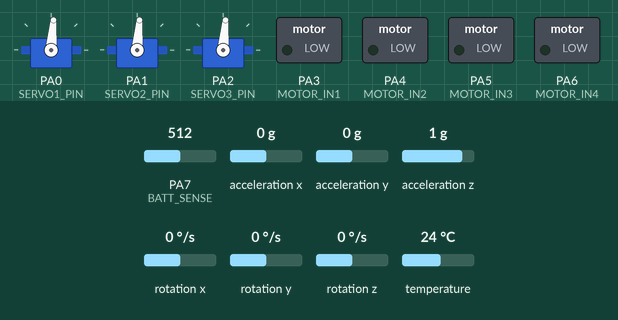
Simulated run of this sketch. Board: STM32 Blue Pill. Parts: 3 × servo, switched loads named in the sketch (green lamp = pin HIGH). The inputs (shaded band) are chosen by the test bench; at power-on: acceleration x 0 g, acceleration y 0 g, acceleration z 1 g, PA7 (BATT_SENSE) = 512, rotation x 0 °/s, rotation y 0 °/s, rotation z 0 °/s, temperature 24 °C.

Above: at 1.2 s.
1.3 s: acceleration x set to -1.4 g
At 2.2 s:
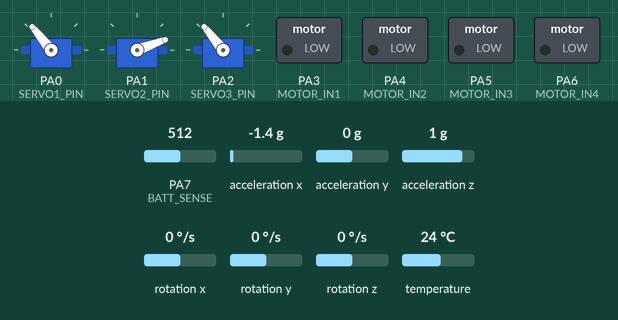
2.8 s: acceleration y set to -1.4 g
At 3.4 s:
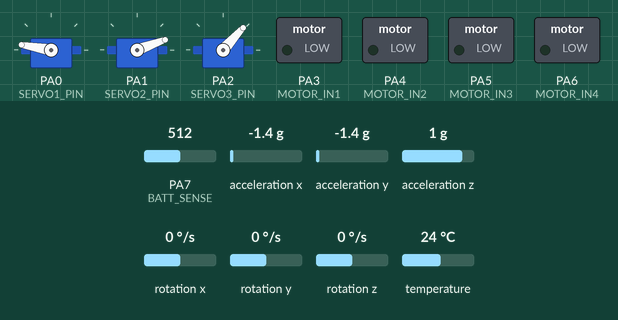
4.3 s: acceleration x set to -0.8 g
5.8 s: acceleration x set to -0.5 g
At 7.0 s:
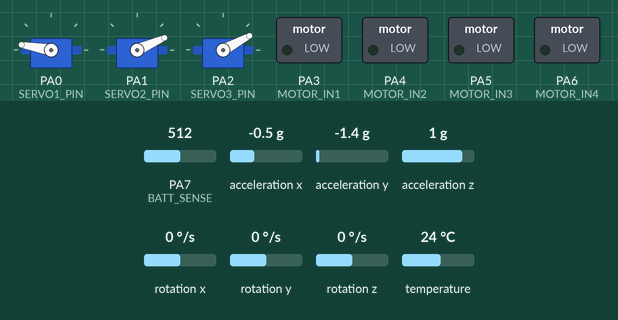
7.3 s: acceleration y set to 0.8 g
At 8.3 s:
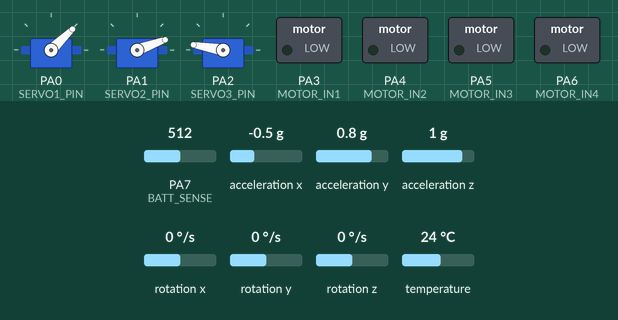
8.8 s: acceleration z set to -1.4 g
At 9.6 s:
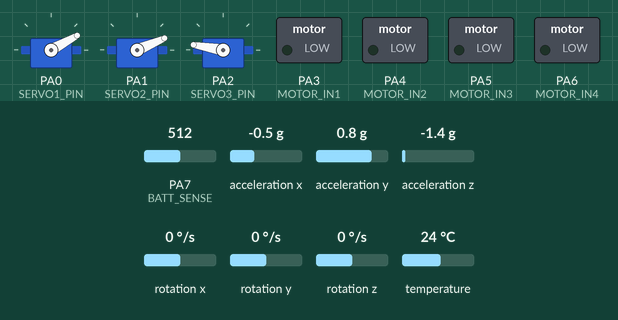
Timing chart, 0 to 11.3 s (numbered marks = the images above; inputs shaded):
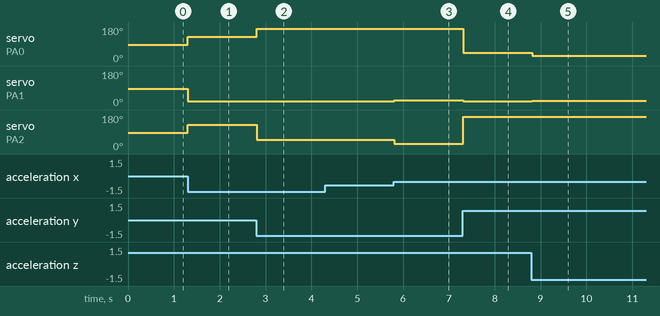

The sketch:

STM32_Balancer.ino
```cpp
#include <Arduino.h>
#include <Wire.h>
#include <Adafruit_MPU6050.h>
#include <Adafruit_Sensor.h>
#include <Servo.h>
#include <math.h>

// --- PIN DEFINITIONS ---
#define SERVO1_PIN   PA0  // Front-Left Leveling Servo (60 deg)
#define SERVO2_PIN   PA1  // Rear-Center Leveling Servo (180 deg)
#define SERVO3_PIN   PA2  // Front-Right Leveling Servo (300 deg)

#define MOTOR_IN1    PA3  // Left Motors Forward
#define MOTOR_IN2    PA4  // Left Motors Backward
#define MOTOR_IN3    PA5  // Right Motors Forward
#define MOTOR_IN4    PA6  // Right Motors Backward

#define BATT_SENSE   PA7  // Battery voltage divider analog input

// --- HARDWARE OBJECTS ---
Adafruit_MPU6050 mpu;
Servo servo1;
Servo servo2;
Servo servo3;

// --- 3-RRS LINKAGE GEOMETRY (Adapted for stock white horn) ---
const float Rb = 40.0f;   // Radius of servo shafts from center (mm)
const float a  = 16.0f;   // Stock white servo horn length (mm)
const float b  = 36.0f;   // 3D printed coupler length (mm)
const float zs = 32.0f;   // Servo shaft height above base plate (mm)
const float Hn = 36.0f;   // Neutral height of ball centers above shafts (mm)
const float Rp = 66.0f;   // Radius of ball joints on upper platform (mm)
const float phis[3] = {
    60.0f  * (float)M_PI / 180.0f,
    180.0f * (float)M_PI / 180.0f,
    300.0f * (float)M_PI / 180.0f
};

// --- SYSTEM STATE ---
String currentMode = "MANUAL";
String driveState  = "STOP";
float currentPitch = 0.0f;
float currentRoll  = 0.0f;

// --- MOTOR CONTROL FUNCTIONS ---
void stopMotors() {
    digitalWrite(MOTOR_IN1, LOW);
    digitalWrite(MOTOR_IN2, LOW);
    digitalWrite(MOTOR_IN3, LOW);
    digitalWrite(MOTOR_IN4, LOW);
}

void driveForward() {
    digitalWrite(MOTOR_IN1, HIGH);
    digitalWrite(MOTOR_IN2, LOW);
    digitalWrite(MOTOR_IN3, HIGH);
    digitalWrite(MOTOR_IN4, LOW);
}

void driveReverse() {
    digitalWrite(MOTOR_IN1, LOW);
    digitalWrite(MOTOR_IN2, HIGH);
    digitalWrite(MOTOR_IN3, LOW);
    digitalWrite(MOTOR_IN4, HIGH);
}

void turnLeft() {
    digitalWrite(MOTOR_IN1, LOW);
    digitalWrite(MOTOR_IN2, HIGH);
    digitalWrite(MOTOR_IN3, HIGH);
    digitalWrite(MOTOR_IN4, LOW);
}

void turnRight() {
    digitalWrite(MOTOR_IN1, HIGH);
    digitalWrite(MOTOR_IN2, LOW);
    digitalWrite(MOTOR_IN3, LOW);
    digitalWrite(MOTOR_IN4, HIGH);
}

// --- 3-RRS INVERSE KINEMATICS ---
void calculate_3RRS_IK(float pitch_deg, float roll_deg, int servo_angles[3]) {
    pitch_deg = constrain(pitch_deg, -22.0f, 22.0f);
    roll_deg  = constrain(roll_deg,  -22.0f, 22.0f);

    float p_rad = pitch_deg * (float)M_PI / 180.0f;
    float r_rad = roll_deg  * (float)M_PI / 180.0f;

    float cp = cos(p_rad), sp = sin(p_rad);
    float cr = cos(r_rad), sr = sin(r_rad);

    float R11 = cp,  R12 = sp * sr, R13 = sp * cr;
    float R21 = 0,   R22 = cr,      R23 = -sr;
    float R31 = -sp, R32 = cp * sr, R33 = cp * cr;

    for (int i = 0; i < 3; i++) {
        float px0 = Rp * cos(phis[i]);
        float py0 = Rp * sin(phis[i]);
        float pz0 = 0.0f;

        float Px = R11 * px0 + R12 * py0 + R13 * pz0;
        float Py = R21 * px0 + R22 * py0 + R23 * pz0;
        float Pz = R31 * px0 + R32 * py0 + R33 * pz0 + (zs + Hn);

        float Sx = Rb * cos(phis[i]);
        float Sy = Rb * sin(phis[i]);
        float Sz = zs;

        float dx = Px - Sx;
        float dy = Py - Sy;
        float dz = Pz - Sz;

        float pu = dx * cos(phis[i]) + dy * sin(phis[i]);
        float pz = dz;

        float d_sq = dx * dx + dy * dy + dz * dz;
        float K  = (d_sq + a * a - b * b) / (2.0f * a);
        float Rn = sqrt(pu * pu + pz * pz);

        float val = constrain(K / Rn, -1.0f, 1.0f);
        float theta_rad = atan2(pz, pu) - acos(val);

        servo_angles[i] = constrain(90 - (int)(theta_rad * 180.0f / (float)M_PI), 10, 170);
    }
}

// --- UART COMMAND PARSER (From ESP32) ---
void processIncomingCommand(String cmd) {
    cmd.trim();
    if (cmd == "MODE:AUTO") {
        currentMode = "AUTO";
        driveForward(); // Start autonomous patrol
    } else if (cmd == "MODE:MANUAL") {
        currentMode = "MANUAL";
        stopMotors();
    } else if (cmd == "DRIVE:FWD") {
        if (currentMode == "MANUAL") driveForward();
    } else if (cmd == "DRIVE:REV") {
        if (currentMode == "MANUAL") driveReverse();
    } else if (cmd == "DRIVE:LEFT") {
        if (currentMode == "MANUAL") turnLeft();
    } else if (cmd == "DRIVE:RIGHT") {
        if (currentMode == "MANUAL") turnRight();
    } else if (cmd == "DRIVE:STOP") {
        stopMotors();
    }
}

void setup() {
    Serial.begin(115200);   // Debug monitor
    Serial1.begin(115200);  // Serial1 (PA9 TX, PA10 RX) connected to ESP32

    pinMode(MOTOR_IN1, OUTPUT);
    pinMode(MOTOR_IN2, OUTPUT);
    pinMode(MOTOR_IN3, OUTPUT);
    pinMode(MOTOR_IN4, OUTPUT);
    pinMode(BATT_SENSE, INPUT);
    stopMotors();

    servo1.attach(SERVO1_PIN);
    servo2.attach(SERVO2_PIN);
    servo3.attach(SERVO3_PIN);
    servo1.write(90);
    servo2.write(90);
    servo3.write(90);

    Wire.begin(); // PB6=SCL, PB7=SDA
    if (!mpu.begin()) {
        Serial.println("MPU6050 initialization failed!");
    } else {
        mpu.setAccelerometerRange(MPU6050_RANGE_4_G);
        mpu.setFilterBandwidth(MPU6050_BAND_21_HZ);
    }
}

void loop() {
    // 1. Read UART Commands from ESP32
    while (Serial1.available() > 0) {
        String line = Serial1.readStringUntil('\n');
        processIncomingCommand(line);
    }

    // 2. Read MPU6050 Accelerometer
    sensors_event_t a_ev, g_ev, temp;
    mpu.getEvent(&a_ev, &g_ev, &temp);

    currentPitch = -(atan2(a_ev.acceleration.x, sqrt(a_ev.acceleration.y * a_ev.acceleration.y + a_ev.acceleration.z * a_ev.acceleration.z)) * 180.0f) / (float)M_PI;
    currentRoll  =  (atan2(a_ev.acceleration.y, a_ev.acceleration.z) * 180.0f) / (float)M_PI;

    // Safety cut-off: Stop motors if tilted beyond 25°
    if (abs(currentPitch) > 25.0f || abs(currentRoll) > 25.0f) {
        stopMotors();
    }

    // 3. Solve IK and update leveling servos
    int servo_angles[3];
    calculate_3RRS_IK(currentPitch, currentRoll, servo_angles);
    servo1.write(servo_angles[0]);
    servo2.write(servo_angles[1]);
    servo3.write(servo_angles[2]);

    // 4. Send Telemetry to ESP32 every 100ms
    static unsigned long lastTelemetry = 0;
    if (millis() - lastTelemetry > 100) {
        lastTelemetry = millis();

        // Calculate STM32 battery percentage (Scaled from 12V 3S LiPo or 2S battery pack)
        int rawADC = analogRead(BATT_SENSE);
        int batteryPct = map(rawADC, 2400, 3100, 0, 100);
        batteryPct = constrain(batteryPct, 5, 100);

        // Format: P:<pitch>,R:<roll>,B:<battery>
        Serial1.print("P:");
        Serial1.print(currentPitch, 1);
        Serial1.print(",R:");
        Serial1.print(currentRoll, 1);
        Serial1.print(",B:");
        Serial1.println(batteryPct);
    }

    delay(20); // 50 Hz control loop
}
```

Measured:
- the behaviour switches between -0.7 and -0.6 g on acceleration x (found by bisection; images 2 and 3)
- after the input at 1.3 s, servo on PA0 (SERVO1_PIN), servo on PA2 (SERVO3_PIN): 85° → 129° at once; servo on PA1 (SERVO2_PIN): 85° → 20° at once
- after the input at 2.8 s, servo on PA0 (SERVO1_PIN): 129° → 170° at once; servo on PA2 (SERVO3_PIN): 129° → 48° at once
- after the input at 4.3 s, every drawn part: stays the same
- after the input at 5.8 s, servo on PA1 (SERVO2_PIN): 20° → 24° at once; servo on PA2 (SERVO3_PIN): 48° → 28° at once
- after the input at 7.3 s, servo on PA0 (SERVO1_PIN): 170° → 44° at once; servo on PA1 (SERVO2_PIN): 24° → 20° at once; servo on PA2 (SERVO3_PIN): 28° → 170° at once
- after the input at 8.8 s, servo on PA0 (SERVO1_PIN): 44° → 29° at once; servo on PA1 (SERVO2_PIN): 20° → 23° at once
